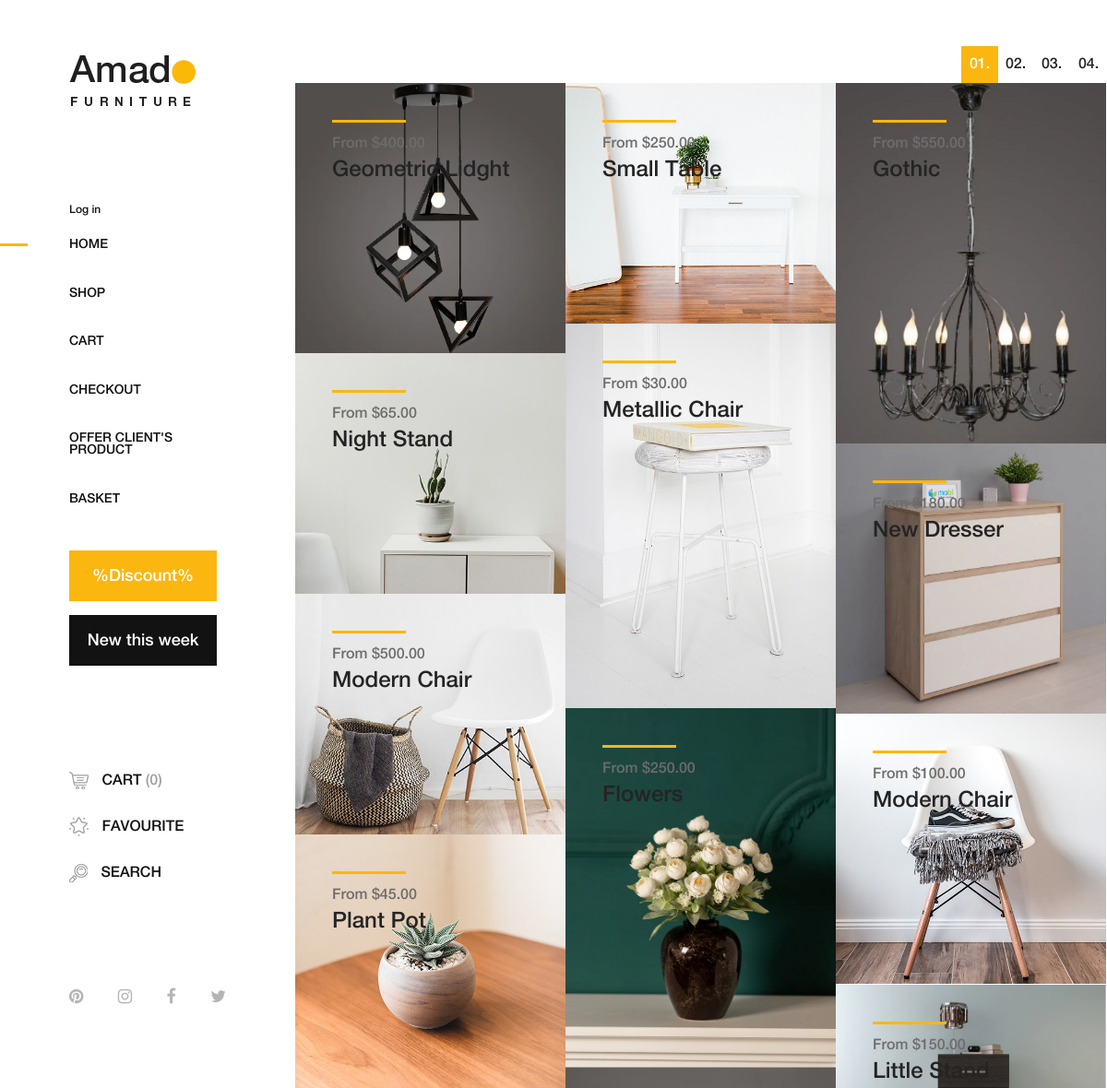
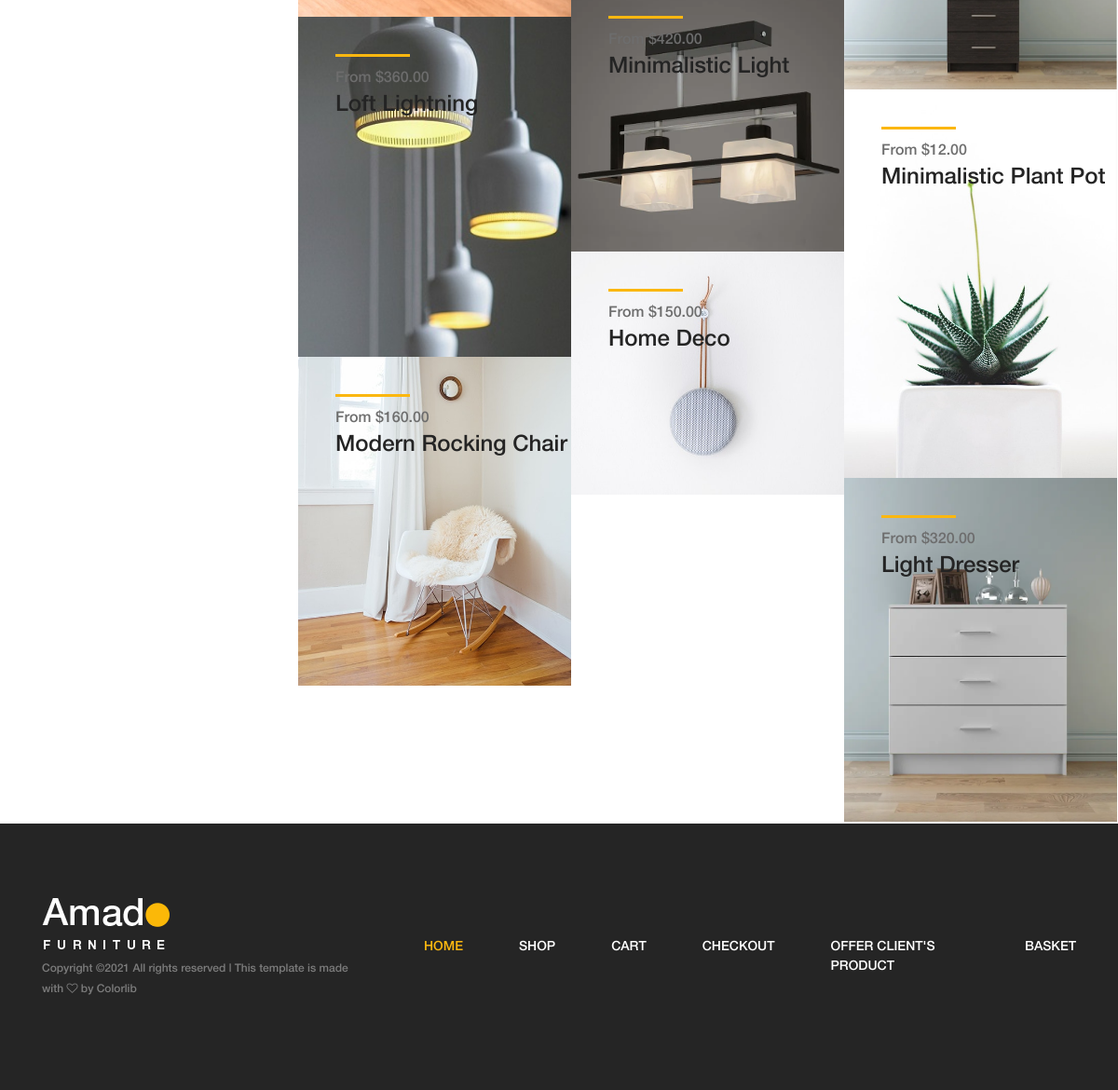
The page / on the database its author committed (2 pictures, top to bottom).
### mainapp/models.py (models this page shows, shortened)
class Product(models.Model):
    category = models.ForeignKey(ProductCategory, on_delete=models.CASCADE)
    name = models.CharField(verbose_name='имя продукта', max_length=128, validators=[onlyLatin])
    image = models.ImageField(upload_to='products_images', blank=True)
    short_desc = models.CharField(max_length=60, verbose_name='краткое описание продукта', blank=True)
    description = models.TextField(verbose_name='Описание продукта', blank=True)
    price = models.DecimalField(verbose_name='цена продукта', max_digits=8, decimal_places=2, default=0)
    quantity = models.PositiveIntegerField(verbose_name='Количество на складе', default=0)

### mainapp/views.py (the view)
# urls.py: path('', mainapp.index, name='index'),  # Назначаем домашней странице обработчик index из views
def index(request):
    content = {
        'title': 'Amado - Furniture Ecommerce | Home',
        'links_menu': links_menu,
        'product_list': sorted(Product.objects.all()[:], key=lambda x: random.random()),
        'page': request.GET.get("page", '1')
    }
    return render(request, 'mainapp/index.html',
                  context=content)  # Второй параметр - это путь html страницы, относительно templates

### mainapp/templates/mainapp/index.html
{% extends 'mainapp/base.html' %}
{% block content %}
{% include 'mainapp/includes/inc_products_categories_area_content.html' %}
{% endblock %}

### mainapp/templates/mainapp/includes/inc_products_categories_area_content.html
{% load static %}
<div class="products-catagories-area clearfix">
    <div class="row">
        <div class="col-12">
            <nav aria-label="navigation">
                <ul class="pagination justify-content-end mt-50">
                    <li class="page-item {% if page == '1' %}active{% endif %}"><a class="page-link" href="{% url 'main:index' %}?page=1">01.</a></li>
                    <li class="page-item {% if page == '2' %}active{% endif %}"><a class="page-link" href="{% url 'main:index' %}?page=2">02.</a></li>
                    <li class="page-item {% if page == '3' %}active{% endif %}"><a class="page-link" href="{% url 'main:index' %}?page=3">03.</a></li>
                    <li class="page-item {% if page == '4' %}active{% endif %}"><a class="page-link" href="{% url 'main:index' %}?page=4">04.</a></li>
                </ul>
            </nav>
        </div>
    </div>
    <div class="amado-pro-catagory clearfix">
        {% for item in product_list %}
        <div class="single-products-catagory clearfix">
            <a href="{% url 'main:product_details' item.pk %}">
                <img src="/media/{{ item.image }}" alt="">
                <div class="hover-content">
                    <div class="line"></div>
                    <p>From ${{item.price}}</p>
                    <h4>{{item.name}}</h4>
                </div>
            </a>
        </div>
        {% endfor %}
    </div>
</div>

### static/css/core-style.css (style rules this page uses)
* { margin: 0; padding: 0; }
body { font-family: "helveticaneuemedium"; font-size: 16px; }
h1, h2, h3, h4, h5, h6 { color: #242424; line-height: 1.3; font-weight: 400; }
p { color: #6d6d6d; font-size: 16px; line-height: 1.9; font-weight: 400; }
a { -webkit-transition: all 500ms ease 0s; transition: all 500ms ease 0s; text-decoration: none; outline: 0 solid transparent; color: #131212; font-weight: 400; font-size: 12px; }
ul, ol { margin: 0; }
ul li, ol li { list-style: none; }
img { height: auto; max-width: 100%; }
.mt-50 { margin-top: 50px !important; }
.main-content-wrapper .products-catagories-area { -webkit-box-flex: 0; -ms-flex: 0 0 calc(100% - 320px); flex: 0 0 calc(100% - 320px); width: calc(100% - 320px); max-width: calc(100% - 320px); }
.single-products-catagory { position: relative; z-index: 1; width: 33.33333%; top: 0; }
.single-products-catagory a { display: block; width: 100%; height: 100%; position: relative; z-index: 10; }
.single-products-catagory a::after { -webkit-transition-duration: 250ms; transition-duration: 250ms; position: absolute; width: 100%; height: 100%; top: 0; left: 0; content: ''; background-color: rgba(60, 60, 60, 0.7); z-index: 1; opacity: 0; visibility: visible; }
.single-products-catagory a img { width: 100%; }
.single-products-catagory .hover-content { position: absolute; top: 40px; left: 40px; z-index: 10; }
.single-products-catagory .hover-content .line { width: 80px; height: 3px; background-color: #fbb710; display: block; margin-bottom: 15px; }
.single-products-catagory .hover-content p { font-size: 16px; color: #6d6d6d; line-height: 1; margin-bottom: 5px; -webkit-transition-duration: 250ms; transition-duration: 250ms; }
.single-products-catagory .hover-content h4 { margin-bottom: 0; -webkit-transition-duration: 250ms; transition-duration: 250ms; }
.pagination { position: relative; z-index: 1; }
.pagination .page-item .page-link { width: 40px; height: 40px; border: none; font-size: 16px; font-weight: 400; line-height: 40px; padding: 0; text-align: center; color: #242424; }
.pagination .page-item.active .page-link { color: #fff; box-shadow: none; background-color: #fbb710; }
.pagination .page-item:first-child .page-link { margin-left: 0; border-top-left-radius: 0; border-bottom-left-radius: 0; }
.pagination .page-item:last-child .page-link { margin-left: 0; border-top-right-radius: 0; border-bottom-right-radius: 0; }

### rows shown on the page
Product: image (picture), price "400.00", name "Geometric Lidght"
Product: image (picture), price "250.00", name "Small Table"
Product: image (picture), price "550.00", name "Gothic"
Product: image (picture), price "30.00", name "Metallic Chair"
Product: image (picture), price "65.00", name "Night Stand"
Product: image (picture), price "180.00", name "New Dresser"
Product: image (picture), price "500.00", name "Modern Chair"
Product: image (picture), price "250.00", name "Flowers"
Product: image (picture), price "100.00", name "Modern Chair"
Product: image (picture), price "45.00", name "Plant Pot"
Product: image (picture), price "150.00", name "Little Stand"
Product: image (picture), price "420.00", name "Minimalistic Light"
Product: image (picture), price "360.00", name "Loft Lightning"
Product: image (picture), price "12.00", name "Minimalistic Plant Pot"
Product: image (picture), price "150.00", name "Home Deco"
Product: image (picture), price "160.00", name "Modern Rocking Chair"
Product: image (picture), price "320.00", name "Light Dresser"

### other values the page prints
{{ link.name }} "HOME"
{{ link.name }} "SHOP"
{{ link.name }} "CART" "CHECKOUT" "OFFER CLIENT'S PRODUCT" "BASKET"
{{ link.name }} "HOME" "CART" "CHECKOUT" "OFFER CLIENT'S PRODUCT" "BASKET"
